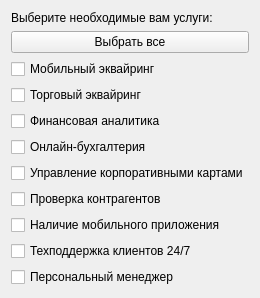
            <widget class="QWidget" name="scrollAreaWidgetContents_4">
             <property name="geometry">
              <rect>
               <x>-13</x>
               <y>0</y>
               <width>235</width>
               <height>280</height>
              </rect>
             </property>
             <layout class="QVBoxLayout" name="verticalLayout_5">
              <item>
               <widget class="QLabel" name="label_19">
                <property name="styleSheet">
                 <string notr="true">font: 10pt &quot;MS Shell Dlg 2&quot;;</string>
                </property>
                <property name="text">
                 <string>Выберите необходимые вам услуги:</string>
                </property>
               </widget>
              </item>
              <item>
               <widget class="QPushButton" name="selectAll_2">
                <property name="text">
                 <string>Выбрать все</string>
                </property>
               </widget>
              </item>
              <item>
               <widget class="QCheckBox" name="mobileTrade_biz">
                <property name="text">
                 <string>Мобильный эквайринг</string>
                </property>
               </widget>
              </item>
              <item>
               <widget class="QCheckBox" name="trade_biz">
                <property name="text">
                 <string>Торговый эквайринг</string>
                </property>
               </widget>
              </item>
              <item>
               <widget class="QCheckBox" name="analitics_biz">
                <property name="text">
                 <string>Финансовая аналитика</string>
                </property>
               </widget>
              </item>
              <item>
               <widget class="QCheckBox" name="onlineAccounting_biz">
                <property name="text">
                 <string>Онлайн-бухгалтерия</string>
                </property>
               </widget>
              </item>
              <item>
               <widget class="QCheckBox" name="cards_biz">
                <property name="text">
                 <string>Управление корпоративными картами</string>
                </property>
               </widget>
              </item>
              <item>
               <widget class="QCheckBox" name="checkAgents_biz">
                <property name="text">
                 <string>Проверка контрагентов</string>
                </property>
               </widget>
              </item>
              <item>
               <widget class="QCheckBox" name="mobileApp_biz">
                <property name="text">
                 <string>Наличие мобильного приложения</string>
                </property>
               </widget>
              </item>
              <item>
               <widget class="QCheckBox" name="clientSupport_biz">
                <property name="text">
                 <string>Техподдержка клиентов 24/7</string>
                </property>
               </widget>
              </item>
              <item>
               <widget class="QCheckBox" name="personalManager_biz">
                <property name="text">
                 <string>Персональный менеджер</string>
                </property>
               </widget>
              </item>
             </layout>
            </widget>
